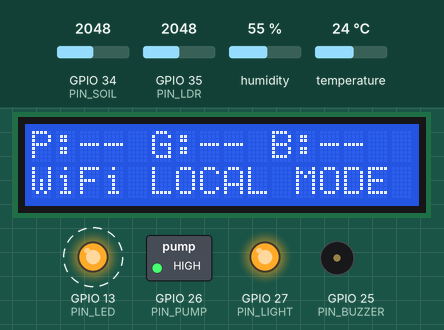
Recording of a sketch running on a simulated ESP32. On the bench: 16×2 character LCD, switched loads named in the sketch (green lamp = pin HIGH), output pins drawn as LEDs (lit = HIGH), buzzer (waves = sounding, pin HIGH). Dashed ring = blinking. Inputs (shaded band) come from the test bench; at power-on: humidity 55 %, GPIO 34 (PIN_SOIL) = 2048, GPIO 35 (PIN_LDR) = 2048, temperature 24 °C (analog values on the 0–4095 scale). WiFi joins after 1.5 s; servers stay silent unless stated; uploads are accepted with an empty reply; what the sketch prints to the serial monitor is not drawn.

Above: at 3.6 s.
3.7 s: humidity set to 22 %
9.0 s: GPIO 34 (PIN_SOIL) set to 2866
At 12.9 s:
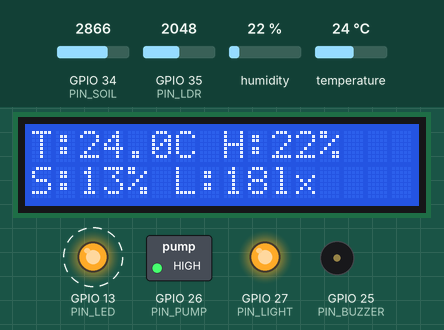
13.6 s: GPIO 35 (PIN_LDR) set to 2866
At 25.4 s:
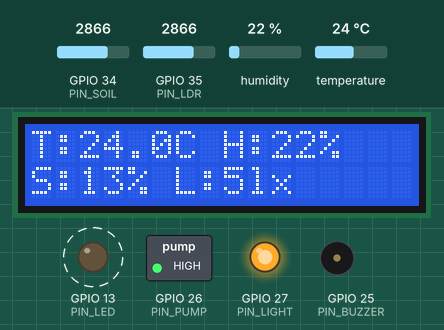
25.6 s: temperature set to 12 °C
At 36.9 s:
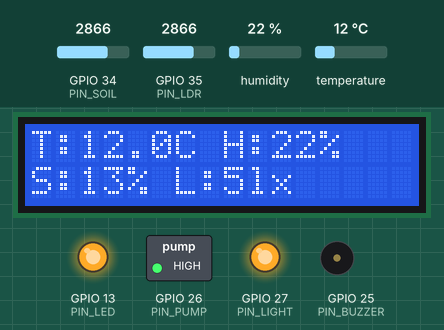
37.7 s: GPIO 34 (PIN_SOIL) set to 3972
At 42.9 s:
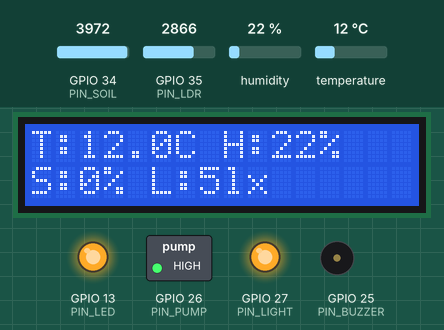
43.7 s: GPIO 35 (PIN_LDR) set to 3972
At 54.9 s:
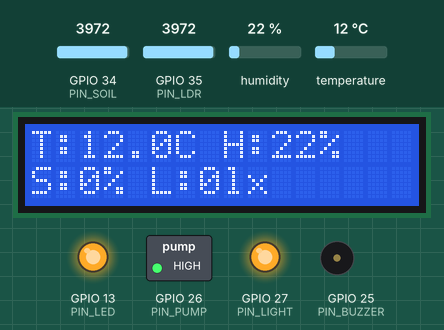
Timing chart, 0 to 56.8 s (numbered marks = the images above; inputs shaded):
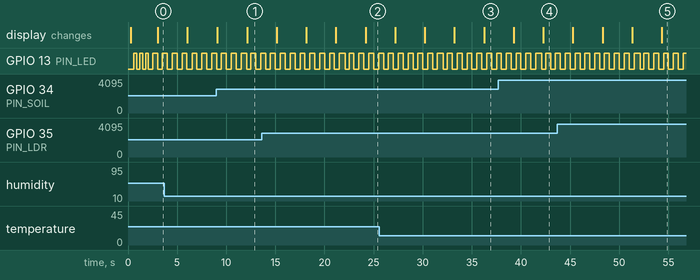

The sketch:

greenhouse_esp32.ino
```cpp
/*
 * Smart Irrigation / Greenhouse Controller - ESP32 firmware
 * ---------------------------------------------------------------------------
 * Board : ESP32 ESP-32S 30P NodeMCU (+ 30P expansion board)   Arduino core for ESP32 2.x or 3.x
 *
 * Talks to the greenhouse-server backend over Wi-Fi (HTTP or HTTPS):
 *   every N seconds  POST /api/v1/device/readings   (sensors + actual relay states)
 *   the response carries the commands (pump / grow light / buzzer) and the current thresholds.
 * All thresholds live on the server (dashboard Settings / Automation). If the server is unreachable
 * for OFFLINE_FALLBACK_MS the board keeps the plants safe on its own with the last thresholds it received.
 *
 * Libraries (Arduino IDE > Library Manager):
 *   - ArduinoJson            (Benoit Blanchon)  v7.x
 *   - DHT sensor library     (Adafruit)  + "Adafruit Unified Sensor"
 *   - LiquidCrystal I2C      (Frank de Brabander)
 *   - BH1750                 (Christopher Laws)   only if you add a BH1750 and set USE_BH1750 1
 *
 * Wiring for the parts list (see greenhouse-server/README.md for the full table):
 *   DHT22 module DATA ........ GPIO 4      VCC 3V3, GND
 *   Capacitive soil AOUT ..... GPIO 34     VCC 3V3, GND
 *   LDR module (4-pin) AO .... GPIO 35     VCC 3V3, GND  (DO not used)
 *   LCD I2C adapter SDA/SCL .. GPIO 21 / GPIO 22   VCC 5V (VIN), GND
 *   Relay IN1 (pump) ......... GPIO 26     relay VCC 5V (VIN), GND
 *   Relay IN2 (grow light) ... GPIO 27
 *   Active buzzer + .......... GPIO 25     buzzer - to GND
 *   Red LED anode ............ GPIO 13 through a 220 ohm resistor, cathode to GND
 *   Pump: 2xAA + -> relay 1 COM, relay 1 NO -> pump +, pump - -> 2xAA -
 */

#include <WiFi.h>
#include <HTTPClient.h>
#include <WiFiClientSecure.h>
#include <Wire.h>
#include <ArduinoJson.h>
#include <DHT.h>
#include <LiquidCrystal_I2C.h>

// ============================ USER SETTINGS ================================
const char* WIFI_SSID      = "YOUR_WIFI_NAME";
const char* WIFI_PASSWORD  = "YOUR_WIFI_PASSWORD";
// Backend base URL, no trailing slash. The PC running `npm run dev` on the SAME Wi-Fi, e.g. "http://192.168.0.10:5000"
// (find it with `ipconfig` on Windows -> IPv4 Address). Never "localhost": that would be the ESP32 itself.
const char* SERVER_URL     = "http://192.168.0.10:5000";
// API key printed by `npm run seed` (or Settings > Device API key > New key)
const char* DEVICE_API_KEY = "ghk_PASTE_YOUR_DEVICE_KEY_HERE";

#define USE_BH1750         0      // 0 = LDR module on GPIO 35 (parts list), 1 = BH1750 lux sensor on I2C
#define RELAY_ACTIVE_LOW   1      // most blue 2-channel relay boards switch ON with a LOW input; set 0 if inverted
#define LCD_ADDRESS        0x27   // try 0x3F if the screen stays blank
#define BUZZER_BEEP        1      // 1 = intermittent beep while the alarm is on, 0 = continuous tone

// LDR module calibration (only USE_BH1750 0). The LDR gives an *estimate* of lux:
#define LDR_BRIGHT_IS_LOW  1      // most LDR modules: AO voltage falls in bright light. Set 0 if yours rises.
#define LDR_FIXED_OHMS     10000.0  // the module's fixed resistor (10k on almost all boards)
#define LDR_R10_OHMS       15000.0  // LDR resistance at 10 lux (GL5528 ~ 10-20k). Raise it if lux reads too high.
#define LDR_GAMMA          0.7      // LDR slope (GL55xx ~ 0.6-0.8)
// ===========================================================================

#define FW_VERSION "gh-esp32-1.1.0"

// ---- pins ----
#define PIN_DHT     4
#define PIN_SOIL    34
#define PIN_LDR     35
#define PIN_PUMP    26
#define PIN_LIGHT   27
#define PIN_BUZZER  25
#define PIN_LED     13

// ---- safety / timing ----
const uint32_t PUMP_HARD_LIMIT_MS   = 120000;  // the pump can never run longer than this, whatever happens
const uint32_t OFFLINE_FALLBACK_MS  = 120000;  // run local automation after 2 min without the server
const uint32_t HTTP_TIMEOUT_MS      = 5000;
const uint32_t WIFI_RETRY_MS        = 10000;
const uint32_t LCD_PAGE_MS          = 3000;

DHT dht(PIN_DHT, DHT22);
LiquidCrystal_I2C lcd(LCD_ADDRESS, 16, 2);
#if USE_BH1750
#include <BH1750.h>
BH1750 lightMeter(0x23);
bool bh1750Ok = false;
#endif

// ---- config received from the server (defaults until the first response) ----
struct Config {
  uint32_t intervalSec   = 10;
  float soilDry          = 35;
  float soilWet          = 62;
  uint32_t pumpMaxRunSec = 30;
  uint32_t pumpSoakMin   = 10;
  float tempAlarm        = 32;
  float lightOn          = 1500;
  float lightHystPct     = 20;
  int soilRawDry         = 3100;
  int soilRawWet         = 1300;
} cfg;

// ---- live state ----
float tempC = NAN, humidity = NAN, lux = NAN;
int soilRaw = -1, ldrRaw = -1;
bool pumpOn = false, lightOn = false, buzzerOn = false;
uint32_t pumpStartedMs = 0, pumpDeadlineMs = 0, pumpLastOffMs = 0;
bool pumpLatchedOff = false;          // set after a local safety stop until the server says OFF
uint32_t lastServerOkMs = 0;
bool everReachedServer = false;
uint32_t lastPostMs = 0, lastLcdMs = 0, lastWifiAttemptMs = 0;
uint8_t lcdPage = 0;

WiFiClient plainClient;
WiFiClientSecure tlsClient;

// ============================================================================
void setRelay(uint8_t pin, bool on) {
#if RELAY_ACTIVE_LOW
  digitalWrite(pin, on ? LOW : HIGH);
#else
  digitalWrite(pin, on ? HIGH : LOW);
#endif
}

void setPump(bool on, uint32_t maxRunSec) {
  if (on && !pumpOn) {
    uint32_t limit = min<uint32_t>((uint32_t)maxRunSec * 1000UL, PUMP_HARD_LIMIT_MS);
    pumpStartedMs = millis();
    pumpDeadlineMs = pumpStartedMs + limit;
    Serial.printf("Pump ON (max %lus)\n", (unsigned long)(limit / 1000));
  }
  if (!on && pumpOn) {
    pumpLastOffMs = millis();
    Serial.println("Pump OFF");
  }
  pumpOn = on;
  setRelay(PIN_PUMP, on);
}

void setGrowLight(bool on) { lightOn = on; setRelay(PIN_LIGHT, on); }
void setBuzzer(bool on)    { buzzerOn = on; if (!on) digitalWrite(PIN_BUZZER, LOW); }

// Pump hard limit: checked in the loop and around every blocking call.
void pumpSafetyCheck() {
  if (pumpOn && (int32_t)(millis() - pumpDeadlineMs) >= 0) {
    Serial.println("Pump safety stop (max run time)");
    setPump(false, 0);
    pumpLatchedOff = true;
  }
}

float soilPercent(int raw) {
  if (raw < 0 || cfg.soilRawDry == cfg.soilRawWet) return NAN;
  float pct = (float)(cfg.soilRawDry - raw) / (float)(cfg.soilRawDry - cfg.soilRawWet) * 100.0f;
  return constrain(pct, 0.0f, 100.0f);
}

#if !USE_BH1750
// Photoresistor -> approximate lux. Module = LDR + fixed resistor voltage divider.
// R_ldr from the divider, then lux = 10 * (R10 / R_ldr)^(1/gamma).
float ldrToLux(int raw) {
  float v = constrain(raw / 4095.0f, 0.002f, 0.998f);   // fraction of supply voltage
#if LDR_BRIGHT_IS_LOW
  float rLdr = LDR_FIXED_OHMS * v / (1.0f - v);          // LDR between AO and GND
#else
  float rLdr = LDR_FIXED_OHMS * (1.0f - v) / v;          // LDR between VCC and AO
#endif
  float l = 10.0f * powf(LDR_R10_OHMS / rLdr, 1.0f / LDR_GAMMA);
  return constrain(l, 0.0f, 100000.0f);
}
#endif

// ============================================================================
// Wi-Fi: never blocks the loop for long, so pump safety keeps running while the network is down.
void startWifi() {
  WiFi.mode(WIFI_STA);
  WiFi.setHostname("greenhouse-esp32");
  WiFi.setAutoReconnect(true);
  WiFi.persistent(false);
  WiFi.begin(WIFI_SSID, WIFI_PASSWORD);
  lastWifiAttemptMs = millis();
  Serial.printf("WiFi: connecting to %s", WIFI_SSID);
  // At boot (pump is off) wait up to 15 s so the first reading goes out straight away
  while (WiFi.status() != WL_CONNECTED && millis() - lastWifiAttemptMs < 15000) {
    delay(300);
    Serial.print('.');
    digitalWrite(PIN_LED, !digitalRead(PIN_LED));
  }
  if (WiFi.status() == WL_CONNECTED) Serial.printf(" connected, IP %s, RSSI %d dBm\n", WiFi.localIP().toString().c_str(), WiFi.RSSI());
  else Serial.println(" not yet (will keep retrying in the background)");
}

void ensureWifi() {
  if (WiFi.status() == WL_CONNECTED) return;
  if (millis() - lastWifiAttemptMs < WIFI_RETRY_MS) return;
  lastWifiAttemptMs = millis();
  Serial.println("WiFi: reconnecting...");
  WiFi.disconnect();
  WiFi.begin(WIFI_SSID, WIFI_PASSWORD);
}

void readSensors() {
  float t = dht.readTemperature();
  float h = dht.readHumidity();
  tempC = isnan(t) ? NAN : t;
  humidity = isnan(h) ? NAN : h;

  long sum = 0;
  for (int i = 0; i < 16; i++) { sum += analogRead(PIN_SOIL); delay(2); }
  soilRaw = sum / 16;

#if USE_BH1750
  if (bh1750Ok) {
    float l = lightMeter.readLightLevel();
    lux = (l < 0) ? NAN : l;
  } else lux = NAN;
#else
  sum = 0;
  for (int i = 0; i < 8; i++) { sum += analogRead(PIN_LDR); delay(2); }
  ldrRaw = sum / 8;
  lux = ldrToLux(ldrRaw);
#endif
}

// ============================================================================
void applyConfig(JsonObject c) {
  if (c.isNull()) return;
  cfg.intervalSec   = c["reading_interval_sec"]   | cfg.intervalSec;
  cfg.soilDry       = c["soil_dry_threshold"]     | cfg.soilDry;
  cfg.soilWet       = c["soil_wet_target"]        | cfg.soilWet;
  cfg.pumpMaxRunSec = c["pump_max_run_sec"]       | cfg.pumpMaxRunSec;
  cfg.pumpSoakMin   = c["pump_min_interval_min"]  | cfg.pumpSoakMin;
  cfg.tempAlarm     = c["temp_alarm_threshold"]   | cfg.tempAlarm;
  cfg.lightOn       = c["light_on_threshold"]     | cfg.lightOn;
  cfg.lightHystPct  = c["light_hysteresis_pct"]   | cfg.lightHystPct;
  cfg.soilRawDry    = c["soil_raw_dry"]           | cfg.soilRawDry;
  cfg.soilRawWet    = c["soil_raw_wet"]           | cfg.soilRawWet;
  if (cfg.intervalSec < 2) cfg.intervalSec = 2;    // the DHT22 cannot be read faster
}

void applyCommands(JsonObject cmd, uint32_t pumpRunSec) {
  bool wantPump = cmd["pump"] | false;
  if (!wantPump) pumpLatchedOff = false;               // server agrees it is off: clear the latch
  if (wantPump && pumpLatchedOff) wantPump = false;    // we already stopped it for safety
  setPump(wantPump, pumpRunSec > 0 ? pumpRunSec : cfg.pumpMaxRunSec);
  setGrowLight(cmd["grow_light"] | false);
  setBuzzer(cmd["buzzer"] | false);
}

bool httpBegin(HTTPClient& http, const String& url) {
  http.setTimeout(HTTP_TIMEOUT_MS);
  http.setConnectTimeout(HTTP_TIMEOUT_MS);
  if (url.startsWith("https")) {
    tlsClient.setInsecure();  // encrypts traffic but skips certificate checks; pin a root CA for stricter security
    return http.begin(tlsClient, url);
  }
  return http.begin(plainClient, url);
}

bool postReading() {
  if (WiFi.status() != WL_CONNECTED) return false;

  JsonDocument doc;
  if (soilRaw >= 0) doc["soil_raw"] = soilRaw; else doc["soil_raw"] = nullptr;
  if (!isnan(tempC)) doc["temperature"] = round(tempC * 10) / 10.0; else doc["temperature"] = nullptr;
  if (!isnan(humidity)) doc["humidity"] = round(humidity * 10) / 10.0; else doc["humidity"] = nullptr;
  if (!isnan(lux)) doc["light_lux"] = round(lux); else doc["light_lux"] = nullptr;
  doc["pump"] = pumpOn;
  doc["grow_light"] = lightOn;
  doc["buzzer"] = buzzerOn;
  doc["rssi"] = WiFi.RSSI();
  doc["firmware"] = FW_VERSION;
  doc["uptime_s"] = millis() / 1000;
  JsonObject hw = doc["hw"].to<JsonObject>();
  hw["soil"] = "Capacitive v2.0 on GPIO 34";
  hw["temperature"] = "DHT22 on GPIO 4";
  hw["humidity"] = "DHT22 on GPIO 4";
#if USE_BH1750
  hw["light"] = "BH1750 on I\xC2\xB2" "C 0x23";
#else
  hw["light"] = "LDR module on GPIO 35";
#endif

  String body;
  serializeJson(doc, body);

  HTTPClient http;
  if (!httpBegin(http, String(SERVER_URL) + "/api/v1/device/readings")) return false;
  http.addHeader("Content-Type", "application/json");
  http.addHeader("x-api-key", DEVICE_API_KEY);
  int code = http.POST(body);
  pumpSafetyCheck();
  if (code != 200) {
    if (code == 401) Serial.println("POST rejected: wrong DEVICE_API_KEY (HTTP 401)");
    else Serial.printf("POST failed: HTTP %d %s\n", code, code > 0 ? http.getString().c_str() : http.errorToString(code).c_str());
    http.end();
    return false;
  }

  JsonDocument resp;
  DeserializationError err = deserializeJson(resp, http.getString());
  http.end();
  if (err) {
    Serial.printf("Bad JSON from server: %s\n", err.c_str());
    return false;
  }
  applyConfig(resp["config"].as<JsonObject>());
  applyCommands(resp["commands"].as<JsonObject>(), resp["pump_run_sec"] | 0);
  return true;
}

// Local automation, used only while the server is unreachable (same rules, simplified)
void fallbackAutomation() {
  float soil = soilPercent(soilRaw);
  bool soaked = pumpLastOffMs == 0 || (millis() - pumpLastOffMs) > cfg.pumpSoakMin * 60000UL;
  if (pumpLatchedOff && soaked) pumpLatchedOff = false;   // no server to clear it: allow the next pulse after the soak time
  if (!pumpOn && !isnan(soil) && soil < cfg.soilDry && soaked && !pumpLatchedOff) setPump(true, cfg.pumpMaxRunSec);
  else if (pumpOn && (isnan(soil) || soil >= cfg.soilWet)) setPump(false, 0);

  if (!isnan(lux)) {
    if (!lightOn && lux < cfg.lightOn) setGrowLight(true);
    else if (lightOn && lux >= cfg.lightOn * (1 + cfg.lightHystPct / 100.0)) setGrowLight(false);
  }
  if (!isnan(tempC)) {
    if (tempC > cfg.tempAlarm) setBuzzer(true);
    else if (tempC <= cfg.tempAlarm - 1) setBuzzer(false);
  }
}

// ============================================================================
void lcdLine(uint8_t row, const char* text) {
  char buf[17];
  snprintf(buf, sizeof(buf), "%-16s", text);
  lcd.setCursor(0, row);
  lcd.print(buf);
}

void updateLcd(bool serverOk) {
  char a[24], b[24];
  if (lcdPage == 0) {
    if (isnan(tempC)) snprintf(a, sizeof(a), "T:--.- H:--%%");
    else snprintf(a, sizeof(a), "T:%.1fC H:%.0f%%", tempC, humidity);
    float s = soilPercent(soilRaw);
    if (isnan(lux)) snprintf(b, sizeof(b), "S:%.0f%% L:--", isnan(s) ? 0.0 : s);
    else if (lux >= 10000) snprintf(b, sizeof(b), "S:%.0f%% L:%.0fk", isnan(s) ? 0.0 : s, lux / 1000.0);
    else snprintf(b, sizeof(b), "S:%.0f%% L:%.0flx", isnan(s) ? 0.0 : s, lux);
  } else {
    snprintf(a, sizeof(a), "P:%s G:%s B:%s", pumpOn ? "ON" : "--", lightOn ? "ON" : "--", buzzerOn ? "ON" : "--");
    snprintf(b, sizeof(b), "%s %s", WiFi.status() == WL_CONNECTED ? "WiFi" : "NoWiFi", serverOk ? "Server OK" : "LOCAL MODE");
  }
  lcdLine(0, a);
  lcdLine(1, b);
}

// ============================================================================
void setup() {
  Serial.begin(115200);
  delay(200);
  Serial.println("\nGreenhouse controller " FW_VERSION);

  pinMode(PIN_PUMP, OUTPUT);
  pinMode(PIN_LIGHT, OUTPUT);
  pinMode(PIN_BUZZER, OUTPUT);
  pinMode(PIN_LED, OUTPUT);
  setPump(false, 0);
  setGrowLight(false);
  setBuzzer(false);
  pumpLastOffMs = 0;

  analogReadResolution(12);
  analogSetAttenuation(ADC_11db);   // 0-3.3 V range on GPIO 34/35

  Wire.begin(21, 22);
  lcd.init();
  lcd.backlight();
  lcdLine(0, "Greenhouse");
  lcdLine(1, "Starting...");

  dht.begin();
#if USE_BH1750
  bh1750Ok = lightMeter.begin(BH1750::CONTINUOUS_HIGH_RES_MODE);
  if (!bh1750Ok) Serial.println("BH1750 not found - check I2C wiring (address 0x23)");
#endif

  startWifi();
  lastServerOkMs = millis();
}

void loop() {
  uint32_t now = millis();

  // 1. hard pump safety, independent of everything else
  pumpSafetyCheck();

  // 2. keep Wi-Fi up without blocking
  ensureWifi();

  // 3. reading cycle
  if (now - lastPostMs >= cfg.intervalSec * 1000UL || lastPostMs == 0) {
    lastPostMs = now;
    readSensors();
    if (postReading()) {
      lastServerOkMs = millis();
      if (!everReachedServer) Serial.println("Connected to the greenhouse server - dashboard is live");
      everReachedServer = true;
    } else if (millis() - lastServerOkMs > OFFLINE_FALLBACK_MS) {
      fallbackAutomation();
    }
#if USE_BH1750
    Serial.printf("soil_raw=%d (%.0f%%) T=%.1f H=%.0f L=%.0f | pump=%d light=%d buzzer=%d\n",
                  soilRaw, soilPercent(soilRaw), tempC, humidity, lux, pumpOn, lightOn, buzzerOn);
#else
    Serial.printf("soil_raw=%d (%.0f%%) T=%.1f H=%.0f ldr_raw=%d L~%.0f | pump=%d light=%d buzzer=%d\n",
                  soilRaw, soilPercent(soilRaw), tempC, humidity, ldrRaw, lux, pumpOn, lightOn, buzzerOn);
#endif
  }

  bool serverOk = everReachedServer && (millis() - lastServerOkMs) <= OFFLINE_FALLBACK_MS;

  // 4. buzzer output (beep pattern while the alarm is on)
#if BUZZER_BEEP
  digitalWrite(PIN_BUZZER, buzzerOn && ((now / 400) % 2 == 0) ? HIGH : LOW);
#else
  digitalWrite(PIN_BUZZER, buzzerOn ? HIGH : LOW);
#endif

  // 5. status LED: solid = alarm, slow blink = local mode / no server, off = all good
  if (buzzerOn) digitalWrite(PIN_LED, HIGH);
  else if (!serverOk) digitalWrite(PIN_LED, (now / 500) % 2);
  else digitalWrite(PIN_LED, LOW);

  // 6. LCD pages
  if (now - lastLcdMs >= LCD_PAGE_MS) {
    lastLcdMs = now;
    lcdPage = (lcdPage + 1) % 2;
    updateLcd(serverOk);
  }

  delay(20);
}
```

Measured:
- after the input at 13.6 s, the display: first differs from a run without the input after 10.6 s (image 2)
- after the input at 25.6 s, the display: first differs from a run without the input after 10.6 s (image 3)
- after the input at 37.7 s, the display: first differs from a run without the input after 4.6 s (image 4)
- after the input at 43.7 s, the display: first differs from a run without the input after 10.6 s (image 5)
